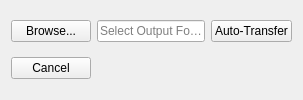
              <widget class="QWidget" name="tab_2">
               <attribute name="title">
                <string>Transfer</string>
               </attribute>
               <layout class="QGridLayout" name="gridLayout_10">
                <item row="0" column="0">
                 <widget class="QPushButton" name="KernelFolderButton">
                  <property name="text">
                   <string>Browse...</string>
                  </property>
                 </widget>
                </item>
                <item row="0" column="1">
                 <widget class="QLineEdit" name="KernelTransferFolder">
                  <property name="placeholderText">
                   <string>Select Output Folder...</string>
                  </property>
                 </widget>
                </item>
                <item row="0" column="2">
                 <widget class="QPushButton" name="KernelAutoTransfer">
                  <property name="enabled">
                   <bool>true</bool>
                  </property>
                  <property name="text">
                   <string>Auto-Transfer</string>
                  </property>
                 </widget>
                </item>
                <item row="1" column="0">
                 <widget class="QPushButton" name="KernelAutoCancel">
                  <property name="text">
                   <string>Cancel</string>
                  </property>
                 </widget>
                </item>
               </layout>
              </widget>
